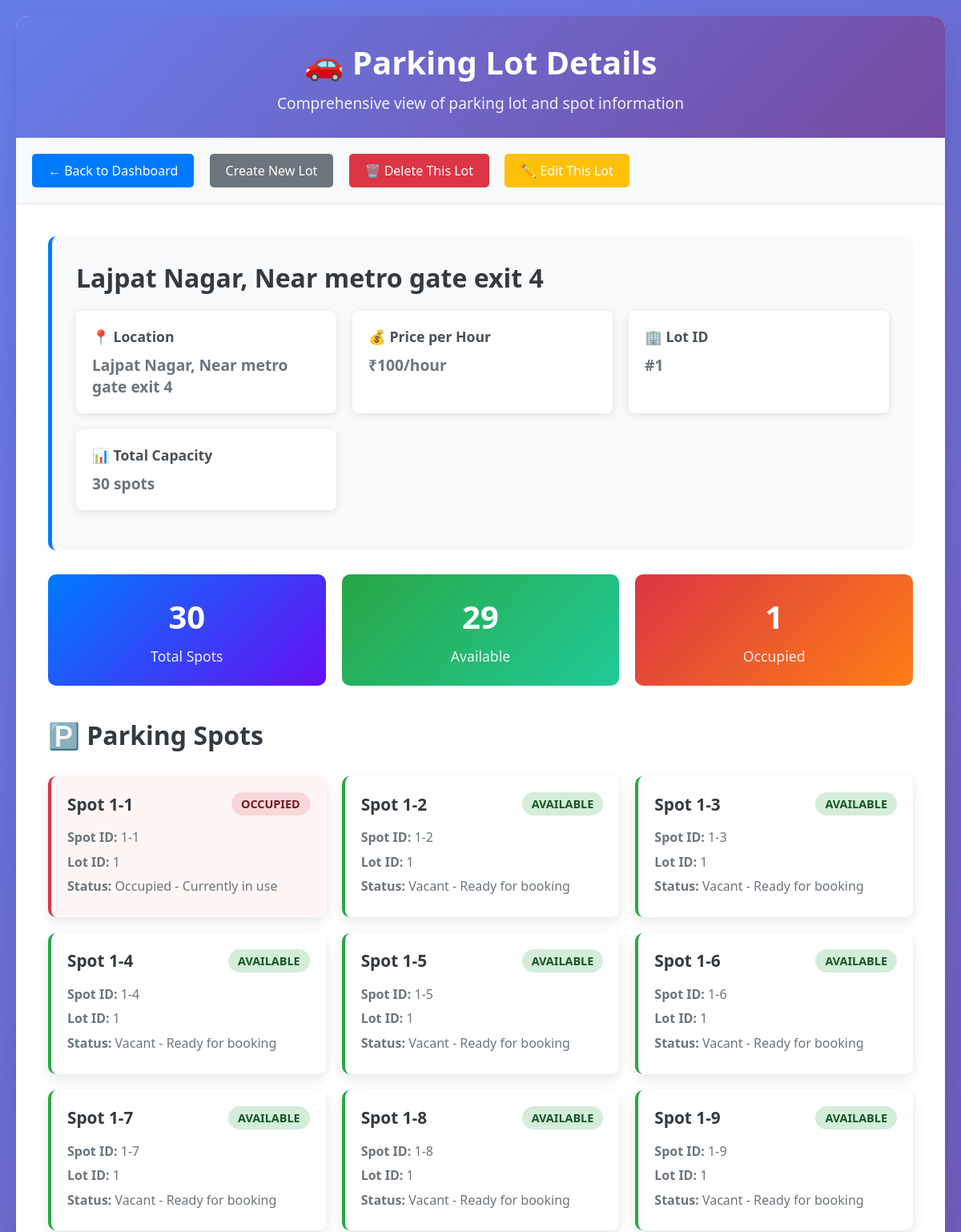
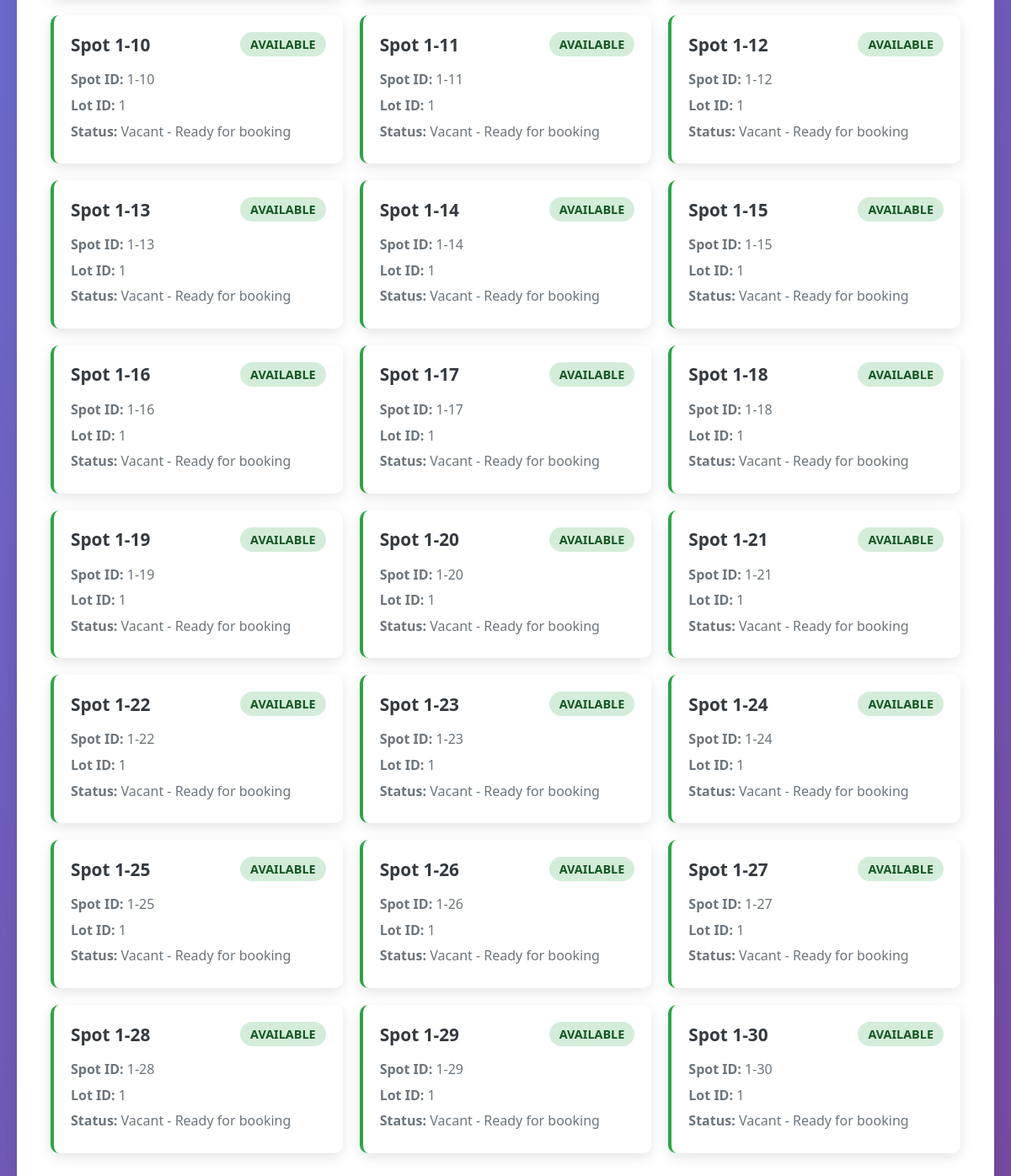
Page /view_parking_lot/1 on the committed database (2 pictures, top to bottom).
### models.py (models this page shows)
class P_Lot(db.Model):
    __tablename__ = 'p_lot'  # Explicitly define table name
    id = db.Column(db.Integer, primary_key=True)
    loc = db.Column(db.String(200), nullable=False)
    price = db.Column(db.Integer, nullable=False)
    spots = db.Column(db.Integer, nullable=False)
    parking_spots = db.relationship('P_Spot', backref='p_lot', lazy=True)

class P_Spot(db.Model):
    __tablename__ = 'p_spot'  # Explicitly define table name
    id = db.Column(db.Integer, primary_key=True)
    lot_id = db.Column(db.Integer, db.ForeignKey('p_lot.id'), nullable=False)  # Fixed reference
    spot_id = db.Column(db.String(10), nullable=False)  # Format: lot_id-spot_number
    status = db.Column(db.String(1), nullable=False, default="V")  # V for Vacant, O for Occupied
    transactions = db.relationship('UserTransaction', backref='p_spot', lazy=True)

### app.py (the view)
@app.route('/view_parking_lot/<int:lot_id>')
def view_parking_lot(lot_id):
    lot = P_Lot.query.get_or_404(lot_id)
    spots = P_Spot.query.filter_by(lot_id=lot_id).all()
    return render_template('view_parking_lot.html', lot=lot, spots=spots)

### templates/view_parking_lot.html (shortened to what this page needs)
<!DOCTYPE html>
<html lang="en">
<head>
</head>
<body>
    <div class="container">
        <div class="header">
            <h1>🚗 Parking Lot Details</h1>
            <p>Comprehensive view of parking lot and spot information</p>
        </div>
        <div class="nav-buttons">
            <a href="{{ url_for('admin_home') }}">← Back to Dashboard</a>
            <a href="{{ url_for('create_parking_lot') }}" class="secondary">Create New Lot</a>
            <a href="{{ url_for('delete_parking_lot', lot_id=lot.id) }}"
                onclick="return confirm('Are you sure you want to delete this lot? This action is irreversible.');"
                class="secondary" style="background: #dc3545;">
                🗑️ Delete This Lot
            </a>
            <a href="{{ url_for('edit_parking_lot', lot_id=lot.id) }}" class="secondary" style="background: #ffc107;">
                ✏️ Edit This Lot
            </a>
        </div>
        <div class="content">
            <div class="lot-info">
                <h2>{{ lot.loc }}</h2>
                <div class="info-grid">
                    <div class="info-item">
                        <h3>📍 Location</h3>
                        <p>{{ lot.loc }}</p>
                    </div>
                    <div class="info-item">
                        <h3>💰 Price per Hour</h3>
                        <p>₹{{ lot.price }}/hour</p>
                    </div>
                    <div class="info-item">
                        <h3>🏢 Lot ID</h3>
                        <p>#{{ lot.id }}</p>
                    </div>
                    <div class="info-item">
                        <h3>📊 Total Capacity</h3>
                        <p>{{ lot.spots }} spots</p>
                    </div>
                </div>
            </div>
            {% if spots %}
                <div class="stats-summary">
                    <div class="stat-card total">
                        <div class="stat-number">{{ spots|length }}</div>
                        <div class="stat-label">Total Spots</div>
                    </div>
                    <div class="stat-card">
                        <div class="stat-number">{{ spots|selectattr('status', 'equalto', 'V')|list|length }}</div>
                        <div class="stat-label">Available</div>
                    </div>
                    <div class="stat-card occupied">
                        <div class="stat-number">{{ spots|selectattr('status', 'equalto', 'O')|list|length }}</div>
                        <div class="stat-label">Occupied</div>
                    </div>
                </div>
            {% endif %}
            <div class="spots-section">
                <h2>🅿️ Parking Spots</h2>
                {% if spots %}
                    <div class="spots-grid">
                        {% for spot in spots %}
                            <div class="spot-card {% if spot.status == 'O' %}occupied{% endif %}">
                                <div class="spot-header">
                                    <div class="spot-id">Spot {{ spot.spot_id }}</div>
                                    <div class="spot-status {% if spot.status == 'V' %}vacant{% else %}occupied{% endif %}">
                                        {% if spot.status == 'V' %}
                                            Available
                                        {% else %}
                                            Occupied
                                        {% endif %}
                                    </div>
                                </div>
                                <div class="spot-details">
                                    <p><strong>Spot ID:</strong> {{ spot.spot_id }}</p>
                                    <p><strong>Lot ID:</strong> {{ spot.lot_id }}</p>
                                    <p><strong>Status:</strong>
                                        {% if spot.status == 'V' %}
                                            Vacant - Ready for booking
                                        {% else %}
                                            Occupied - Currently in use
                                        {% endif %}
                                    </p>
                                </div>
                            </div>
                        {% endfor %}
                    </div>
                {% endif %}
            </div>
        </div>
    </div>
</body>
</html>

### templates/view_parking_lot.html (style rules this page uses)
* { margin: 0; padding: 0; box-sizing: border-box; }
body { font-family: 'Segoe UI', Tahoma, Geneva, Verdana, sans-serif; background: linear-gradient(135deg, #667eea 0%, #764ba2 100%); min-height: 100vh; padding: 20px; }
.container { max-width: 1200px; margin: 0 auto; background: white; border-radius: 15px; box-shadow: 0 15px 35px rgba(0, 0, 0, 0.1); overflow: hidden; }
.header { background: linear-gradient(135deg, #667eea 0%, #764ba2 100%); color: white; padding: 30px; text-align: center; }
.header h1 { font-size: 2.5em; margin-bottom: 10px; }
.header p { font-size: 1.2em; opacity: 0.9; }
.nav-buttons { background: #f8f9fa; padding: 20px; border-bottom: 1px solid #dee2e6; }
.nav-buttons a { display: inline-block; margin-right: 15px; padding: 10px 20px; background: #007bff; color: white; text-decoration: none; border-radius: 5px; font-weight: 500; transition: background 0.3s; }
.nav-buttons a.secondary { background: #6c757d; }
.content { padding: 40px; }
.lot-info { background: #f8f9fa; padding: 30px; border-radius: 10px; margin-bottom: 30px; border-left: 5px solid #007bff; }
.lot-info h2 { color: #343a40; margin-bottom: 20px; font-size: 2em; }
.info-grid { display: grid; grid-template-columns: repeat(auto-fit, minmax(250px, 1fr)); gap: 20px; margin-bottom: 20px; }
.info-item { background: white; padding: 20px; border-radius: 8px; box-shadow: 0 2px 10px rgba(0, 0, 0, 0.1); }
.info-item h3 { color: #495057; margin-bottom: 10px; font-size: 1.1em; }
.info-item p { color: #6c757d; font-size: 1.2em; font-weight: 600; }
.spots-section { margin-top: 40px; }
.spots-section h2 { color: #343a40; margin-bottom: 30px; font-size: 2em; display: flex; align-items: center; gap: 10px; }
.spots-grid { display: grid; grid-template-columns: repeat(auto-fill, minmax(280px, 1fr)); gap: 20px; }
.spot-card { background: white; border-radius: 10px; padding: 20px; box-shadow: 0 5px 15px rgba(0, 0, 0, 0.1); border-left: 4px solid #28a745; transition: transform 0.3s, box-shadow 0.3s; }
.spot-card.occupied { border-left-color: #dc3545; background: #fff5f5; }
.spot-header { display: flex; justify-content: space-between; align-items: center; margin-bottom: 15px; }
.spot-id { font-size: 1.3em; font-weight: bold; color: #343a40; }
.spot-status { padding: 5px 12px; border-radius: 20px; font-size: 0.9em; font-weight: 600; text-transform: uppercase; }
.spot-status.vacant { background: #d4edda; color: #155724; }
.spot-status.occupied { background: #f8d7da; color: #721c24; }
.spot-details { color: #6c757d; line-height: 1.6; }
.spot-details p { margin-bottom: 5px; }
.stats-summary { display: grid; grid-template-columns: repeat(auto-fit, minmax(200px, 1fr)); gap: 20px; margin-bottom: 30px; }
.stat-card { background: linear-gradient(135deg, #28a745 0%, #20c997 100%); color: white; padding: 25px; border-radius: 10px; text-align: center; }
.stat-card.occupied { background: linear-gradient(135deg, #dc3545 0%, #fd7e14 100%); }
.stat-card.total { background: linear-gradient(135deg, #007bff 0%, #6610f2 100%); }
.stat-number { font-size: 2.5em; font-weight: bold; margin-bottom: 10px; }
.stat-label { font-size: 1.1em; opacity: 0.9; }

### rows in the picture
P_Lot: loc "Lajpat Nagar, Near metro gate exit 4", price "100", id "1", spots "30"
P_Spot: spot_id "1-1", status "OCCUPIED", lot_id "1"
P_Spot: spot_id "1-2", status "AVAILABLE", lot_id "1"
P_Spot: spot_id "1-3", status "AVAILABLE", lot_id "1"
P_Spot: spot_id "1-4", status "AVAILABLE", lot_id "1"
P_Spot: spot_id "1-5", status "AVAILABLE", lot_id "1"
P_Spot: spot_id "1-6", status "AVAILABLE", lot_id "1"
P_Spot: spot_id "1-7", status "AVAILABLE", lot_id "1"
P_Spot: spot_id "1-8", status "AVAILABLE", lot_id "1"
P_Spot: spot_id "1-9", status "AVAILABLE", lot_id "1"
P_Spot: spot_id "1-10", status "AVAILABLE", lot_id "1"
P_Spot: spot_id "1-11", status "AVAILABLE", lot_id "1"
P_Spot: spot_id "1-12", status "AVAILABLE", lot_id "1"
P_Spot: spot_id "1-13", status "AVAILABLE", lot_id "1"
P_Spot: spot_id "1-14", status "AVAILABLE", lot_id "1"
P_Spot: spot_id "1-15", status "AVAILABLE", lot_id "1"
P_Spot: spot_id "1-16", status "AVAILABLE", lot_id "1"
P_Spot: spot_id "1-17", status "AVAILABLE", lot_id "1"
P_Spot: spot_id "1-18", status "AVAILABLE", lot_id "1"
P_Spot: spot_id "1-19", status "AVAILABLE", lot_id "1"
P_Spot: spot_id "1-20", status "AVAILABLE", lot_id "1"
P_Spot: spot_id "1-21", status "AVAILABLE", lot_id "1"
P_Spot: spot_id "1-22", status "AVAILABLE", lot_id "1"
P_Spot: spot_id "1-23", status "AVAILABLE", lot_id "1"
P_Spot: spot_id "1-24", status "AVAILABLE", lot_id "1"
P_Spot: spot_id "1-25", status "AVAILABLE", lot_id "1"
P_Spot: spot_id "1-26", status "AVAILABLE", lot_id "1"
P_Spot: spot_id "1-27", status "AVAILABLE", lot_id "1"
P_Spot: spot_id "1-28", status "AVAILABLE", lot_id "1"
P_Spot: spot_id "1-29", status "AVAILABLE", lot_id "1"
P_Spot: spot_id "1-30", status "AVAILABLE", lot_id "1"

### other values in the picture
{{ spots|length }} "30"
{{ spots|selectattr('status', 'equalto', 'V')|list|length }} "29"
{{ spots|selectattr('status', 'equalto', 'O')|list|length }} "1"
